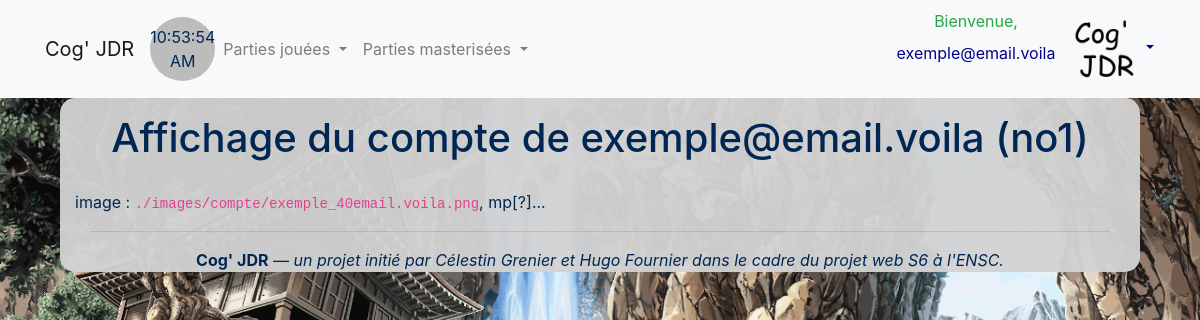
/compte.php?id=1 (signed in), run on the app's committed database.
### tables this page shows
create table Utilisateur (
    id integer not null primary key auto_increment,
    mdp varchar(32) not null,
    email varchar(32) not null,
    img varchar(128) not null
);

### inclus/connexion.php (called while the page is built, shortened)
<?php
    $conn = new PDO("mysql:host=127.0.0.1;dbname=cogjdr;charset=utf8", "root", "", array(PDO::ATTR_ERRMODE => PDO::ERRMODE_EXCEPTION));
    function sql_select($table, $value, $where=array(), $order=null, $distinct=false) {
        global $conn;
        $execute_array = array();
        $execute_index = 'a';
        $value_builder = empty($distinct) ? "SELECT " : "SELECT DISTINCT ";
        if ($value == "*" || empty($value))
            $value_builder.= "*";
        elseif (is_array($value))
            $value_builder.= join(", ", $value);
        else
            $value_builder.= $value;
        $table_builder = "FROM `".(is_array($table) ? join("` JOIN `", $table) : $table)."`";
        $where_builder = empty($where) ? "WHERE 1" : "WHERE ";
        $sep = "";
        foreach ($where as $k => $v) {
            if (is_string($k) && strpos($k, "::") !== false)
                $where_builder.= "$sep".str_replace("::", ".", $k);
            else
                $where_builder.= "$sep$k";
            if (is_array($v)) {
                $where_builder.= " IN (";
                $sep_ = "";
                foreach ($v as $v_) {
                    if (strpos($v_, "::") !== false)
                        $where_builder.= "$sep_".str_replace("::", ".", $v_);
                    else {
                        $where_builder.= "$sep_:$execute_index";
                        $execute_array[$execute_index++] = $v_;
                    }
                    $sep_ = ", ";
                }
                $where_builder.= ")";
            } else {
                if (strpos($v, "::") !== false)
                    $where_builder.= "= ".str_replace("::", ".", $v);
                else {
                    $where_builder.= "= :$execute_index";
                    $execute_array[$execute_index++] = $v;
                }
            }
            $sep = " AND ";
        }
        $order_builder = empty($order) ? "" : "ORDER BY ";
        $r = $conn->prepare("$value_builder $table_builder $where_builder $order_builder");
        $r->execute($execute_array);
        return $r;
    }
?>

### compte.php (the view, shortened to what this page needs)
<?php
    require_once "./inclus/connexion.php";
    switch (isset($_REQUEST['action']) ? $_REQUEST['action'] : "afficher") {
        case "afficher":
                $r = sql_select('Utilisateur', array('id', 'email', 'img'), array('id' => $_REQUEST['id']));
                if ($utilisateur = $r->fetch()) {
                    include_once "./inclus/page_debut.php"; ?>
                    <h1>Affichage du compte de <?=$utilisateur['email']?> (no<?=$utilisateur['id']?>)</h1>
                    image : <code>./images/compte/<?=$utilisateur['img']?></code>, <a>mp[?]</a>...<?php
                    include_once "./inclus/page_fin.php";
                } else
                    $_SESSION['erreur'] = "Erreur compte introuvable";
            break;
    }
?>

### css/global.css (style rules this page uses)
body { background-image: url("../images/jdr/waterfall.gif"); background-repeat : no-repeat; background-position : center; background-size : cover; color : rgb(0, 39, 83); }
h1, h3 { text-align : center; }
h1 { padding-bottom : 20px; }
a { color: darkblue; }

### data on the page
utilisateur: email "exemple@email.voila", id "1", img "exemple_40email.voila.png"

### other printed values
$_SESSION['email'] "exemple@email.voila"
